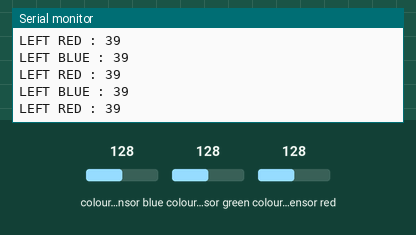
Recording of a sketch running on a simulated Arduino Mega 2560, built with avr-gcc and run on an emulated ATmega2560. On the bench: the last lines printed to the serial monitor. Wiring (inferred from the names in the program): 2 × TCS3200 colour sensor: output pin 28, S2 pin 26, S3 pin 27, S0 pin 24, S1 pin 25 / output pin 33, S2 pin 31, S3 pin 32, S0 pin 29, S1 pin 30. The test bench sets the inputs (shaded band); at power-on: colour sensor blue 128, colour sensor red 128, colour sensor green 128.

Above: at 2.2 s.
2.3 s: colour sensor blue set to 5
At 2.9 s:
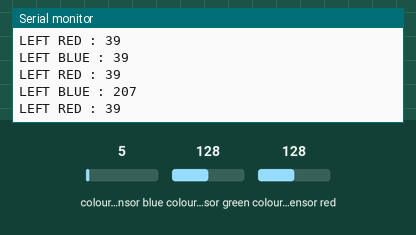
3.8 s: colour sensor red set to 5
At 4.4 s:
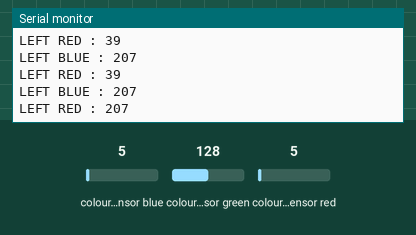
5.3 s: colour sensor blue set to 64
At 5.9 s:
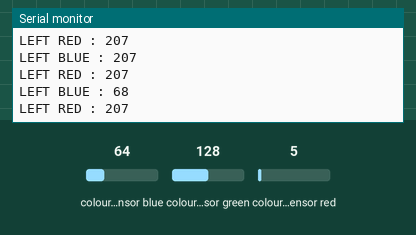
Timing chart, 0 to 8.3 s (numbered marks = the images above; inputs shaded):
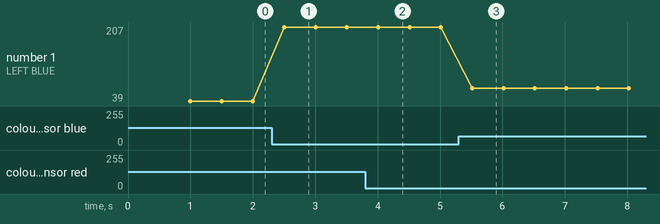

Measured:
- after the input at 2.3 s, the serial monitor: prints a new line after 0.20 s (image 1)
- after the input at 3.8 s, the serial monitor: prints a new line after 0.21 s (image 2)
- after the input at 5.3 s, the serial monitor: prints a new line after 0.22 s (image 3)
- plotted number 1: 39 → 207 after the input at 2.3 s, 207 → 68 after the input at 5.3 s

The sketch:

sensor_cal.ino
```cpp
// Define color sensor 1 pins ( LEFT )
#define S0 24
#define S1 25
#define S2 26
#define S3 27
#define sensorOut 28

// Define color sensor 2 pins ( RIGHT )
#define S02 29
#define S12 30
#define S22 31
#define S32 32
#define sensorOut2 33
// Color thresholds
const int tblue = 400; // Threshold for blue detection
const int tblue2 = 400; // Threshold for blue detection
const int tred = 400;  // Threshold for red detection
const int tred2 = 400; // Threshold for blue detection


void setup() {
  delay(500);

  // // Set sensor pins as outputs
  pinMode(S0, OUTPUT);
  pinMode(S1, OUTPUT);
  pinMode(S2, OUTPUT);
  pinMode(S3, OUTPUT);

  pinMode(S02, OUTPUT);
  pinMode(S12, OUTPUT);
  pinMode(S22, OUTPUT);
  pinMode(S32, OUTPUT);

  // Set sensor frequency scaling
  digitalWrite(S0, HIGH);
  digitalWrite(S1, LOW);
  digitalWrite(S02, HIGH);
  digitalWrite(S12, LOW);

  // Set sensorOut pins as input
  pinMode(sensorOut, INPUT);
  pinMode(sensorOut2, INPUT);
  delay(500);

  Serial.begin(115600);
}

void loop() {
  // Read blue and red frequencies from sensor 1
  int blue1 = readColor(S2, S3, LOW, HIGH, sensorOut); // Blue filter
  int red1 = readColor(S2, S3, LOW, LOW, sensorOut);   // Red filter

  // Read blue and red frequencies from sensor 2
  int blue2 = readColor(S22, S32, LOW, HIGH, sensorOut2); // Blue filter
  int red2 = readColor(S22, S32, LOW, LOW, sensorOut2);   // Red filter

  Serial.print("LEFT BLUE : ");
  Serial.println(blue1);
  Serial.print("LEFT RED : ");
  Serial.println(red1);


  // Serial.print("RIGHT BLUE : ");
  // Serial.println(blue2);
  // Serial.print("RIGHT RED : ");
  // Serial.println(red2);
  delay(500);
}


int readColor(int S2Pin, int S3Pin, int s2State, int s3State, int sensorPin) {
  digitalWrite(S2Pin, s2State);
  digitalWrite(S3Pin, s3State);
  // return pulseIn(sensorPin, LOW); // Measure the frequency for the selected color
  return pulseIn(sensorPin, LOW, 100000); // 100ms timeout

}
```
